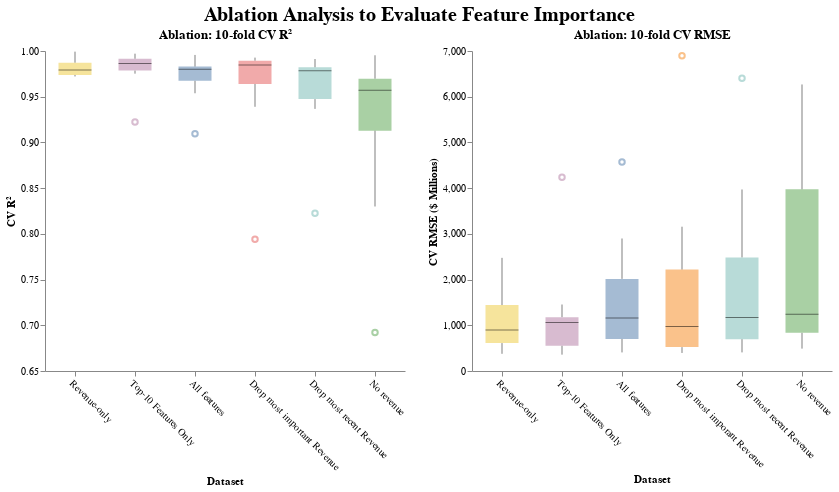

The notebook cell this image was saved under:
### Code cell
(chart2 | chart).configure_view(stroke=None).properties(title=alt.TitleParams(
    'Ablation Analysis to Evaluate Feature Importance',
    anchor='middle', fontSize=20, fontWeight='bold'
))

### Figure 1 — Vega-Lite specification as saved in the notebook (floating-point values rounded to 4 significant figures)
{"config": {"view": {"continuousWidth": 300, "continuousHeight": 300, "stroke": null}}, "hconcat": [{"data": {"name": "data-a7adc101c450cf9009b798dbcf910af4"}, "mark": {"type": "boxplot", "median": {"color": "black", "strokeWidth": 3}, "opacity": 0.5, "size": 33}, "encoding": {"color": {"field": "xlab", "legend": null, "type": "nominal"}, "x": {"axis": {"grid": false, "labelAngle": 45}, "field": "xlab", "sort": ["Revenue-only", "Top-10 Features Only", "All features", "Drop most important Revenue", "Drop most recent Revenue", "No revenue"], "title": "Dataset", "type": "nominal"}, "y": {"axis": {"grid": false}, "field": "r2", "scale": {"clamp": true, "domain": [0.65, 1], "nice": false}, "title": "CV R²", "type": "quantitative"}}, "height": 320, "title": "Ablation: 10-fold CV R²", "width": 360}, {"data": {"name": "data-eee3d58994899df941fd143cc647d893"}, "mark": {"type": "boxplot", "median": {"color": "black", "strokeWidth": 3}, "opacity": 0.5, "size": 33}, "encoding": {"color": {"field": "xlab", "legend": null, "type": "nominal"}, "x": {"axis": {"grid": false, "labelAngle": 45}, "field": "xlab", "sort": ["Revenue-only", "Top-10 Features Only", "All features", "Drop most imporant Revenue", "Drop most recent Revenue", "No revenue"], "title": "Dataset", "type": "nominal"}, "y": {"axis": {"grid": false}, "field": "rmse", "title": "CV RMSE ($ Millions)", "type": "quantitative"}}, "height": 320, "title": "Ablation: 10-fold CV RMSE", "width": 360}], "title": {"text": "Ablation Analysis to Evaluate Feature Importance", "anchor": "middle", "fontSize": 20, "fontWeight": "bold"}, "$schema": "https://vega.github.io/schema/vega-lite/v5.20.1.json", "datasets": {"data-a7adc101c450cf9009b798dbcf910af4": [{"dataset": "X_tot", "r2": 0.9095, "xlab": "All features"}, {"dataset": "X_tot", "r2": 0.9538, "xlab": "All features"}, {"dataset": "X_tot", "r2": 0.9823, "xlab": "All features"}, {"dataset": "X_tot", "r2": 0.979, "xlab": "All features"}, {"dataset": "X_tot", "r2": 0.9867, "xlab": "All features"}, {"dataset": "X_tot", "r2": 0.9663, "xlab": "All features"}, {"dataset": "X_tot", "r2": 0.9957, "xlab": "All features"}, {"dataset": "X_tot", "r2": 0.9831, "xlab": "All features"}, {"dataset": "X_tot", "r2": 0.981, "xlab": "All features"}, {"dataset": "X_tot", "r2": 0.9708, "xlab": "All features"}, {"dataset": "X_no_rev", "r2": 0.8299, "xlab": "No revenue"}, {"dataset": "X_no_rev", "r2": 0.9616, "xlab": "No revenue"}, {"dataset": "X_no_rev", "r2": 0.9919, "xlab": "No revenue"}, {"dataset": "X_no_rev", "r2": 0.6922, "xlab": "No revenue"}, {"dataset": "X_no_rev", "r2": 0.9594, "xlab": "No revenue"}, {"dataset": "X_no_rev", "r2": 0.9451, "xlab": "No revenue"}, {"dataset": "X_no_rev", "r2": 0.9953, "xlab": "No revenue"}, {"dataset": "X_no_rev", "r2": 0.9548, "xlab": "No revenue"}, {"dataset": "X_no_rev", "r2": 0.9724, "xlab": "No revenue"}, {"dataset": "X_no_rev", "r2": 0.9021, "xlab": "No revenue"}, {"dataset": "X_only_rev", "r2": 0.9735, "xlab": "Revenue-only"}, {"dataset": "X_only_rev", "r2": 0.9735, "xlab": "Revenue-only"}, {"dataset": "X_only_rev", "r2": 0.9883, "xlab": "Revenue-only"}, {"dataset": "X_only_rev", "r2": 0.9722, "xlab": "Revenue-only"}, {"dataset": "X_only_rev", "r2": 0.9796, "xlab": "Revenue-only"}, {"dataset": "X_only_rev", "r2": 0.9993, "xlab": "Revenue-only"}, {"dataset": "X_only_rev", "r2": 0.9944, "xlab": "Revenue-only"}, {"dataset": "X_only_rev", "r2": 0.9786, "xlab": "Revenue-only"}, {"dataset": "X_only_rev", "r2": 0.9837, "xlab": "Revenue-only"}, {"dataset": "X_only_rev", "r2": 0.9746, "xlab": "Revenue-only"}, {"dataset": "X_missing_lead", "r2": 0.7942, "xlab": "Drop most important Revenue"}, {"dataset": "X_missing_lead", "r2": 0.9907, "xlab": "Drop most important Revenue"}, {"dataset": "X_missing_lead", "r2": 0.9884, "xlab": "Drop most important Revenue"}, {"dataset": "X_missing_lead", "r2": 0.939, "xlab": "Drop most important Revenue"}, {"dataset": "X_missing_lead", "r2": 0.9875, "xlab": "Drop most important Revenue"}, {"dataset": "X_missing_lead", "r2": 0.96, "xlab": "Drop most important Revenue"}, {"dataset": "X_missing_lead", "r2": 0.9928, "xlab": "Drop most important Revenue"}, {"dataset": "X_missing_lead", "r2": 0.9897, "xlab": "Drop most important Revenue"}, {"dataset": "X_missing_lead", "r2": 0.982, "xlab": "Drop most important Revenue"}, {"dataset": "X_missing_lead", "r2": 0.9757, "xlab": "Drop most important Revenue"}, {"dataset": "X_missing_lastrev", "r2": 0.8225, "xlab": "Drop most recent Revenue"}, {"dataset": "X_missing_lastrev", "r2": 0.9806, "xlab": "Drop most recent Revenue"}, {"dataset": "X_missing_lastrev", "r2": 0.9826, "xlab": "Drop most recent Revenue"}, {"dataset": "X_missing_lastrev", "r2": 0.943, "xlab": "Drop most recent Revenue"}, {"dataset": "X_missing_lastrev", "r2": 0.976, "xlab": "Drop most recent Revenue"}, {"dataset": "X_missing_lastrev", "r2": 0.9367, "xlab": "Drop most recent Revenue"}, {"dataset": "X_missing_lastrev", "r2": 0.9912, "xlab": "Drop most recent Revenue"}, {"dataset": "X_missing_lastrev", "r2": 0.983, "xlab": "Drop most recent Revenue"}, {"dataset": "X_missing_lastrev", "r2": 0.9809, "xlab": "Drop most recent Revenue"}, {"dataset": "X_missing_lastrev", "r2": 0.9607, "xlab": "Drop most recent Revenue"}, {"dataset": "K_best_features", "r2": 0.9223, "xlab": "Top-10 Features Only"}, {"dataset": "K_best_features", "r2": 0.9782, "xlab": "Top-10 Features Only"}, {"dataset": "K_best_features", "r2": 0.9873, "xlab": "Top-10 Features Only"}, {"dataset": "K_best_features", "r2": 0.9752, "xlab": "Top-10 Features Only"}, {"dataset": "K_best_features", "r2": 0.9872, "xlab": "Top-10 Features Only"}, {"dataset": "K_best_features", "r2": 0.9948, "xlab": "Top-10 Features Only"}, {"dataset": "K_best_features", "r2": 0.9971, "xlab": "Top-10 Features Only"}, {"dataset": "K_best_features", "r2": 0.9797, "xlab": "Top-10 Features Only"}, {"dataset": "K_best_features", "r2": 0.9853, "xlab": "Top-10 Features Only"}, {"dataset": "K_best_features", "r2": 0.9929, "xlab": "Top-10 Features Only"}], "data-eee3d58994899df941fd143cc647d893": [{"dataset": "X_tot", "rmse": 4574.0, "xlab": "All features"}, {"dataset": "X_tot", "rmse": 975.3, "xlab": "All features"}, {"dataset": "X_tot", "rmse": 1404.0, "xlab": "All features"}, {"dataset": "X_tot", "rmse": 1340.0, "xlab": "All features"}, {"dataset": "X_tot", "rmse": 467.3, "xlab": "All features"}, {"dataset": "X_tot", "rmse": 2899.0, "xlab": "All features"}, {"dataset": "X_tot", "rmse": 621.2, "xlab": "All features"}, {"dataset": "X_tot", "rmse": 936.7, "xlab": "All features"}, {"dataset": "X_tot", "rmse": 406.3, "xlab": "All features"}, {"dataset": "X_tot", "rmse": 2219.0, "xlab": "All features"}, {"dataset": "X_no_rev", "rmse": 6268.0, "xlab": "No revenue"}, {"dataset": "X_no_rev", "rmse": 889.0, "xlab": "No revenue"}, {"dataset": "X_no_rev", "rmse": 950.8, "xlab": "No revenue"}, {"dataset": "X_no_rev", "rmse": 5125.0, "xlab": "No revenue"}, {"dataset": "X_no_rev", "rmse": 817.1, "xlab": "No revenue"}, {"dataset": "X_no_rev", "rmse": 3697.0, "xlab": "No revenue"}, {"dataset": "X_no_rev", "rmse": 647.5, "xlab": "No revenue"}, {"dataset": "X_no_rev", "rmse": 1534.0, "xlab": "No revenue"}, {"dataset": "X_no_rev", "rmse": 489.5, "xlab": "No revenue"}, {"dataset": "X_no_rev", "rmse": 4066.0, "xlab": "No revenue"}, {"dataset": "X_only_rev", "rmse": 2475.0, "xlab": "Revenue-only"}, {"dataset": "X_only_rev", "rmse": 738.4, "xlab": "Revenue-only"}, {"dataset": "X_only_rev", "rmse": 1142.0, "xlab": "Revenue-only"}, {"dataset": "X_only_rev", "rmse": 1542.0, "xlab": "Revenue-only"}, {"dataset": "X_only_rev", "rmse": 578.7, "xlab": "Revenue-only"}, {"dataset": "X_only_rev", "rmse": 420.1, "xlab": "Revenue-only"}, {"dataset": "X_only_rev", "rmse": 705.7, "xlab": "Revenue-only"}, {"dataset": "X_only_rev", "rmse": 1057.0, "xlab": "Revenue-only"}, {"dataset": "X_only_rev", "rmse": 376.0, "xlab": "Revenue-only"}, {"dataset": "X_only_rev", "rmse": 2069.0, "xlab": "Revenue-only"}, {"dataset": "X_missing_lead", "rmse": 6896.0, "xlab": "Drop most imporant Revenue"}, {"dataset": "X_missing_lead", "rmse": 437.3, "xlab": "Drop most imporant Revenue"}, {"dataset": "X_missing_lead", "rmse": 1139.0, "xlab": "Drop most imporant Revenue"}, {"dataset": "X_missing_lead", "rmse": 2282.0, "xlab": "Drop most imporant Revenue"}, {"dataset": "X_missing_lead", "rmse": 452.6, "xlab": "Drop most imporant Revenue"}, {"dataset": "X_missing_lead", "rmse": 3156.0, "xlab": "Drop most imporant Revenue"}, {"dataset": "X_missing_lead", "rmse": 804.7, "xlab": "Drop most imporant Revenue"}, {"dataset": "X_missing_lead", "rmse": 731.6, "xlab": "Drop most imporant Revenue"}, {"dataset": "X_missing_lead", "rmse": 394.7, "xlab": "Drop most imporant Revenue"}, {"dataset": "X_missing_lead", "rmse": 2026.0, "xlab": "Drop most imporant Revenue"}, {"dataset": "X_missing_lastrev", "rmse": 6404.0, "xlab": "Drop most recent Revenue"}, {"dataset": "X_missing_lastrev", "rmse": 632.0, "xlab": "Drop most recent Revenue"}, {"dataset": "X_missing_lastrev", "rmse": 1395.0, "xlab": "Drop most recent Revenue"}, {"dataset": "X_missing_lastrev", "rmse": 2206.0, "xlab": "Drop most recent Revenue"}, {"dataset": "X_missing_lastrev", "rmse": 628.7, "xlab": "Drop most recent Revenue"}, {"dataset": "X_missing_lastrev", "rmse": 3971.0, "xlab": "Drop most recent Revenue"}, {"dataset": "X_missing_lastrev", "rmse": 887.7, "xlab": "Drop most recent Revenue"}, {"dataset": "X_missing_lastrev", "rmse": 940.9, "xlab": "Drop most recent Revenue"}, {"dataset": "X_missing_lastrev", "rmse": 407.0, "xlab": "Drop most recent Revenue"}, {"dataset": "X_missing_lastrev", "rmse": 2577.0, "xlab": "Drop most recent Revenue"}, {"dataset": "K_best_features", "rmse": 4236.0, "xlab": "Top-10 Features Only"}, {"dataset": "K_best_features", "rmse": 669.2, "xlab": "Top-10 Features Only"}, {"dataset": "K_best_features", "rmse": 1191.0, "xlab": "Top-10 Features Only"}, {"dataset": "K_best_features", "rmse": 1454.0, "xlab": "Top-10 Features Only"}, {"dataset": "K_best_features", "rmse": 458.3, "xlab": "Top-10 Features Only"}, {"dataset": "K_best_features", "rmse": 1137.0, "xlab": "Top-10 Features Only"}, {"dataset": "K_best_features", "rmse": 512.8, "xlab": "Top-10 Features Only"}, {"dataset": "K_best_features", "rmse": 1028.0, "xlab": "Top-10 Features Only"}, {"dataset": "K_best_features", "rmse": 357.7, "xlab": "Top-10 Features Only"}, {"dataset": "K_best_features", "rmse": 1094.0, "xlab": "Top-10 Features Only"}]}}
